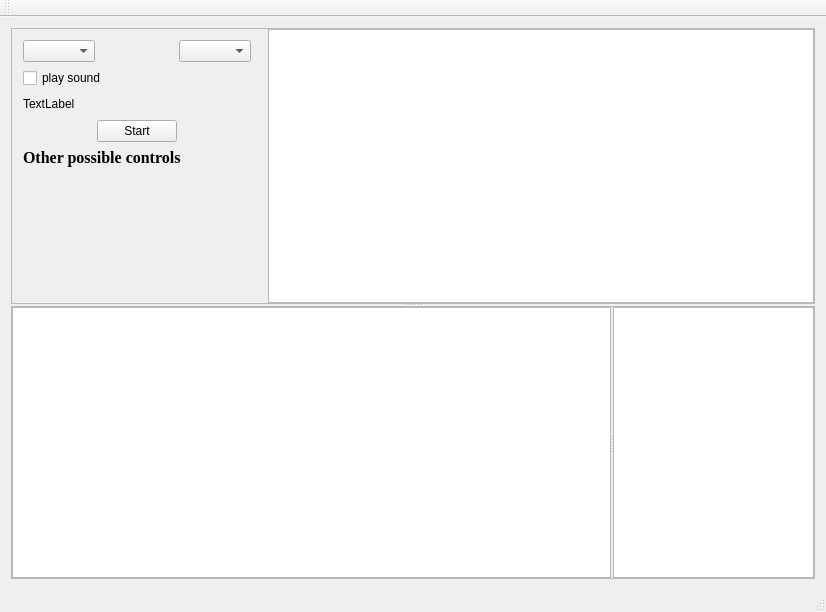
<?xml version="1.0" encoding="UTF-8"?>
<ui version="4.0">
 <class>MainWindow</class>
 <widget class="QMainWindow" name="MainWindow">
  <property name="geometry">
   <rect>
    <x>0</x>
    <y>0</y>
    <width>826</width>
    <height>612</height>
   </rect>
  </property>
  <property name="windowTitle">
   <string>MainWindow</string>
  </property>
  <widget class="QWidget" name="centralWidget">
   <layout class="QGridLayout" name="gridLayout">
    <item row="0" column="0">
     <widget class="QSplitter" name="horizontalSplitter">
      <property name="orientation">
       <enum>Qt::Vertical</enum>
      </property>
      <property name="handleWidth">
       <number>2</number>
      </property>
      <property name="childrenCollapsible">
       <bool>false</bool>
      </property>
      <widget class="QFrame" name="frame_2">
       <property name="frameShape">
        <enum>QFrame::StyledPanel</enum>
       </property>
       <property name="frameShadow">
        <enum>QFrame::Raised</enum>
       </property>
       <layout class="QGridLayout" name="gridLayout_4">
        <property name="leftMargin">
         <number>0</number>
        </property>
        <property name="topMargin">
         <number>0</number>
        </property>
        <property name="rightMargin">
         <number>0</number>
        </property>
        <property name="bottomMargin">
         <number>0</number>
        </property>
        <item row="0" column="1" colspan="3">
         <widget class="QtCharts::QChartView" name="timeAplitudeChart">
          <property name="frameShadow">
           <enum>QFrame::Plain</enum>
          </property>
         </widget>
        </item>
        <item row="0" column="0">
         <widget class="QWidget" name="controlsWidget" native="true">
          <property name="maximumSize">
           <size>
            <width>250</width>
            <height>16777215</height>
           </size>
          </property>
          <layout class="QGridLayout" name="gridLayout_2">
           <item row="1" column="0">
            <widget class="QLabel" name="label">
             <property name="font">
              <font>
               <family>Times New Roman</family>
               <pointsize>12</pointsize>
               <weight>75</weight>
               <bold>true</bold>
              </font>
             </property>
             <property name="text">
              <string>Other possible controls</string>
             </property>
            </widget>
           </item>
           <item row="0" column="0">
            <layout class="QVBoxLayout" name="verticalLayout">
             <item>
              <layout class="QHBoxLayout" name="horizontalLayout">
               <item>
                <widget class="QComboBox" name="sampleRate"/>
               </item>
               <item>
                <spacer name="horizontalSpacer_3">
                 <property name="orientation">
                  <enum>Qt::Horizontal</enum>
                 </property>
                 <property name="sizeHint" stdset="0">
                  <size>
                   <width>40</width>
                   <height>20</height>
                  </size>
                 </property>
                </spacer>
               </item>
               <item>
                <widget class="QComboBox" name="bitDepth"/>
               </item>
              </layout>
             </item>
             <item>
              <layout class="QHBoxLayout" name="horizontalLayout_4">
               <item>
                <widget class="QCheckBox" name="playSoundCheckBox">
                 <property name="text">
                  <string>play sound</string>
                 </property>
                </widget>
               </item>
               <item>
                <spacer name="horizontalSpacer_4">
                 <property name="orientation">
                  <enum>Qt::Horizontal</enum>
                 </property>
                 <property name="sizeHint" stdset="0">
                  <size>
                   <width>40</width>
                   <height>20</height>
                  </size>
                 </property>
                </spacer>
               </item>
              </layout>
             </item>
             <item>
              <layout class="QHBoxLayout" name="horizontalLayout_3">
               <item>
                <widget class="QLabel" name="time">
                 <property name="text">
                  <string>TextLabel</string>
                 </property>
                </widget>
               </item>
               <item>
                <spacer name="horizontalSpacer_5">
                 <property name="orientation">
                  <enum>Qt::Horizontal</enum>
                 </property>
                 <property name="sizeHint" stdset="0">
                  <size>
                   <width>40</width>
                   <height>20</height>
                  </size>
                 </property>
                </spacer>
               </item>
              </layout>
             </item>
             <item>
              <layout class="QHBoxLayout" name="horizontalLayout_2">
               <item>
                <spacer name="horizontalSpacer_2">
                 <property name="orientation">
                  <enum>Qt::Horizontal</enum>
                 </property>
                 <property name="sizeHint" stdset="0">
                  <size>
                   <width>40</width>
                   <height>20</height>
                  </size>
                 </property>
                </spacer>
               </item>
               <item>
                <widget class="QPushButton" name="startStopButton">
                 <property name="text">
                  <string>Start</string>
                 </property>
                 <property name="checkable">
                  <bool>true</bool>
                 </property>
                </widget>
               </item>
               <item>
                <spacer name="horizontalSpacer">
                 <property name="orientation">
                  <enum>Qt::Horizontal</enum>
                 </property>
                 <property name="sizeHint" stdset="0">
                  <size>
                   <width>40</width>
                   <height>20</height>
                  </size>
                 </property>
                </spacer>
               </item>
              </layout>
             </item>
            </layout>
           </item>
           <item row="2" column="0">
            <spacer name="verticalSpacer">
             <property name="orientation">
              <enum>Qt::Vertical</enum>
             </property>
             <property name="sizeHint" stdset="0">
              <size>
               <width>20</width>
               <height>40</height>
              </size>
             </property>
            </spacer>
           </item>
          </layout>
         </widget>
        </item>
       </layout>
      </widget>
      <widget class="QSplitter" name="verticalSplitter">
       <property name="frameShape">
        <enum>QFrame::StyledPanel</enum>
       </property>
       <property name="frameShadow">
        <enum>QFrame::Raised</enum>
       </property>
       <property name="midLineWidth">
        <number>1</number>
       </property>
       <property name="orientation">
        <enum>Qt::Horizontal</enum>
       </property>
       <property name="handleWidth">
        <number>2</number>
       </property>
       <property name="childrenCollapsible">
        <bool>false</bool>
       </property>
       <widget class="QtCharts::QChartView" name="frequencyStatistics"/>
       <widget class="QtCharts::QChartView" name="frequencyChart">
        <property name="verticalScrollBarPolicy">
         <enum>Qt::ScrollBarAlwaysOff</enum>
        </property>
        <property name="horizontalScrollBarPolicy">
         <enum>Qt::ScrollBarAlwaysOff</enum>
        </property>
        <property name="sizeAdjustPolicy">
         <enum>QAbstractScrollArea::AdjustToContents</enum>
        </property>
        <property name="rubberBandSelectionMode">
         <enum>Qt::ContainsItemShape</enum>
        </property>
       </widget>
      </widget>
     </widget>
    </item>
   </layout>
  </widget>
  <widget class="QMenuBar" name="menuBar">
   <property name="geometry">
    <rect>
     <x>0</x>
     <y>0</y>
     <width>826</width>
     <height>26</height>
    </rect>
   </property>
  </widget>
  <widget class="QToolBar" name="mainToolBar">
   <attribute name="toolBarArea">
    <enum>TopToolBarArea</enum>
   </attribute>
   <attribute name="toolBarBreak">
    <bool>false</bool>
   </attribute>
  </widget>
  <widget class="QStatusBar" name="statusBar"/>
 </widget>
 <layoutdefault spacing="6" margin="11"/>
 <customwidgets>
  <customwidget>
   <class>QtCharts::QChartView</class>
   <extends>QGraphicsView</extends>
   <header location="global">QtCharts/QChartView</header>
  </customwidget>
 </customwidgets>
 <resources/>
 <connections/>
</ui>
